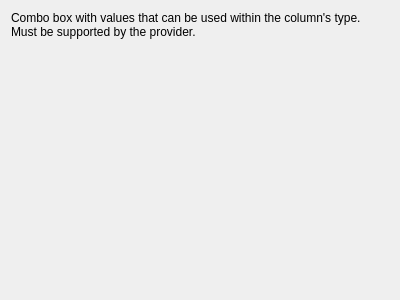
<?xml version="1.0" encoding="UTF-8"?>
<ui version="4.0">
 <class>QgsEnumerationConfigDlgBase</class>
 <widget class="QWidget" name="QgsEnumerationConfigDlgBase">
  <property name="geometry">
   <rect>
    <x>0</x>
    <y>0</y>
    <width>400</width>
    <height>300</height>
   </rect>
  </property>
  <property name="windowTitle">
   <string>Form</string>
  </property>
  <layout class="QFormLayout" name="formLayout">
   <item row="0" column="0" colspan="2">
    <widget class="QLabel" name="enumerationLabel">
     <property name="text">
      <string>Combo box with values that can be used within the column's type. Must be supported by the provider.</string>
     </property>
     <property name="wordWrap">
      <bool>true</bool>
     </property>
    </widget>
   </item>
   <item row="1" column="0" colspan="2">
    <widget class="QLabel" name="enumerationWarningLabel">
     <property name="text">
      <string/>
     </property>
    </widget>
   </item>
  </layout>
 </widget>
 <resources/>
 <connections/>
</ui>
